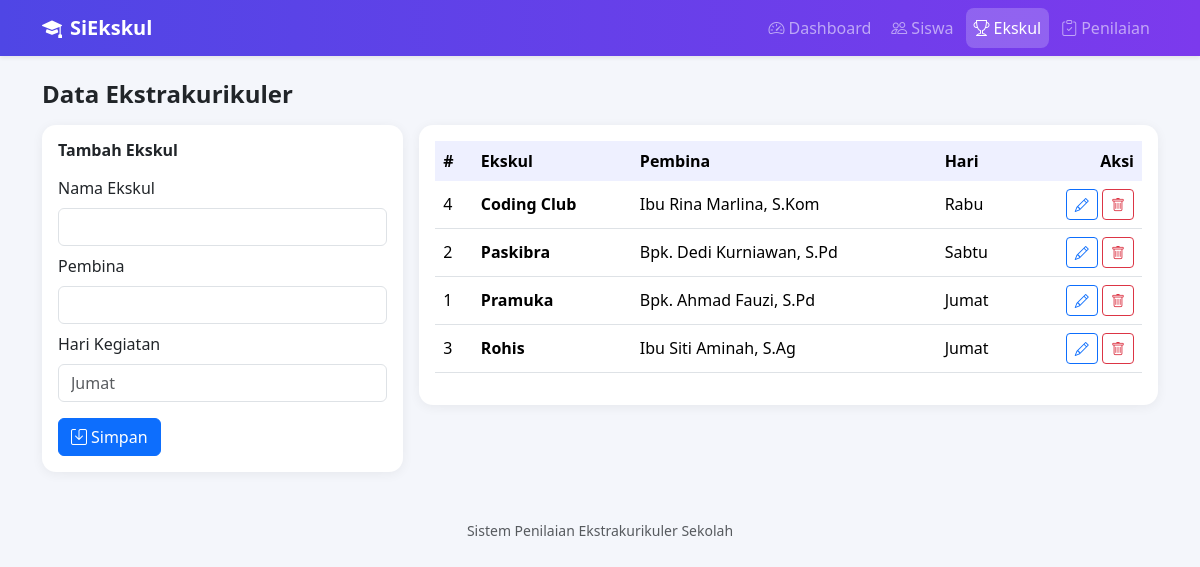
The page /ekskul.php on the database its author committed.
### tables this page shows
CREATE TABLE ekskul (
    id_ekskul     INT          NOT NULL AUTO_INCREMENT,
    nama_ekskul   VARCHAR(50)  NOT NULL,
    pembina       VARCHAR(100) NOT NULL,
    hari_kegiatan VARCHAR(20)  NOT NULL,
    PRIMARY KEY (id_ekskul)
);

### config.php (called while the page is built, shortened)
<?php
function e($s) { return htmlspecialchars((string)$s, ENT_QUOTES, 'UTF-8'); }

### ekskul.php (the view, shortened to what this page needs)
<?php
require 'config.php'; $title = 'Data Ekskul';
$ed = null;
$rows = $pdo->query("SELECT * FROM ekskul ORDER BY nama_ekskul")->fetchAll();
require 'header.php';
?>
<h4 class="fw-bold mb-3">Data Ekstrakurikuler</h4>
<div class="row g-3">
 <div class="col-lg-4"><div class="card"><div class="card-body">
  <h6 class="fw-bold mb-3"><?= $ed ? 'Edit Ekskul' : 'Tambah Ekskul' ?></h6>
  <form method="post">
   <div class="mb-2"><label class="form-label">Nama Ekskul</label><input name="nama_ekskul" class="form-control" required maxlength="50" value="<?= e($ed['nama_ekskul'] ?? '') ?>"></div>
   <div class="mb-2"><label class="form-label">Pembina</label><input name="pembina" class="form-control" required maxlength="100" value="<?= e($ed['pembina'] ?? '') ?>"></div>
   <div class="mb-3"><label class="form-label">Hari Kegiatan</label><input name="hari_kegiatan" class="form-control" required maxlength="20" placeholder="Jumat" value="<?= e($ed['hari_kegiatan'] ?? '') ?>"></div>
   <button class="btn btn-primary"><i class="bi bi-save me-1"></i>Simpan</button>
  </form></div></div></div>
 <div class="col-lg-8"><div class="card"><div class="card-body"><div class="table-responsive"><table class="table align-middle">
  <thead><tr><th>#</th><th>Ekskul</th><th>Pembina</th><th>Hari</th><th class="text-end">Aksi</th></tr></thead><tbody>
  <?php foreach ($rows as $r): ?>
   <tr><td><?= $r['id_ekskul'] ?></td><td><b><?= e($r['nama_ekskul']) ?></b></td><td><?= e($r['pembina']) ?></td><td><?= e($r['hari_kegiatan']) ?></td>
    <td class="text-end text-nowrap"><a href="?edit=<?= $r['id_ekskul'] ?>" class="btn btn-sm btn-outline-primary"><i class="bi bi-pencil"></i></a>
     <form method="post" class="d-inline" onsubmit="return confirm('Hapus ekskul ini?')"><input type="hidden" name="hapus" value="<?= $r['id_ekskul'] ?>">
      <button class="btn btn-sm btn-outline-danger"><i class="bi bi-trash"></i></button></form></td></tr>
  <?php endforeach; ?>
 </tbody></table></div></div></div></div>
</div>
<?php require 'footer.php'; ?>

### header.php (style rules this page uses)
body { background:#f4f6fb }
.card { border:0;border-radius:14px;box-shadow:0 2px 12px rgba(0,0,0,.06) }
.table thead th { background:#eef0ff;border:0 }

### rows shown on the page
ekskul: id_ekskul "4", nama_ekskul "Coding Club", pembina "Ibu Rina Marlina, S.Kom", hari_kegiatan "Rabu"
ekskul: id_ekskul "2", nama_ekskul "Paskibra", pembina "Bpk. Dedi Kurniawan, S.Pd", hari_kegiatan "Sabtu"
ekskul: id_ekskul "1", nama_ekskul "Pramuka", pembina "Bpk. Ahmad Fauzi, S.Pd", hari_kegiatan "Jumat"
ekskul: id_ekskul "3", nama_ekskul "Rohis", pembina "Ibu Siti Aminah, S.Ag", hari_kegiatan "Jumat"

### other values the page prints
$n "Dashboard"
$n "Siswa"
$n "Ekskul"
$n "Penilaian"
